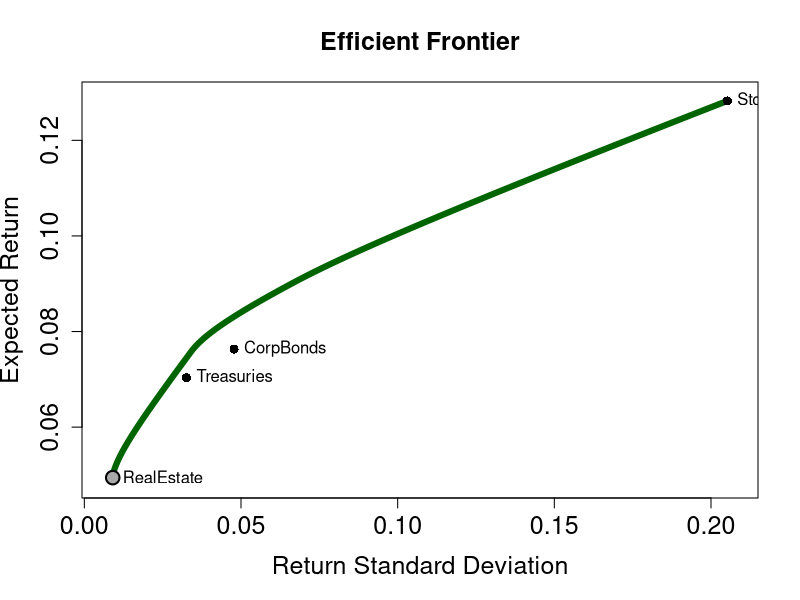
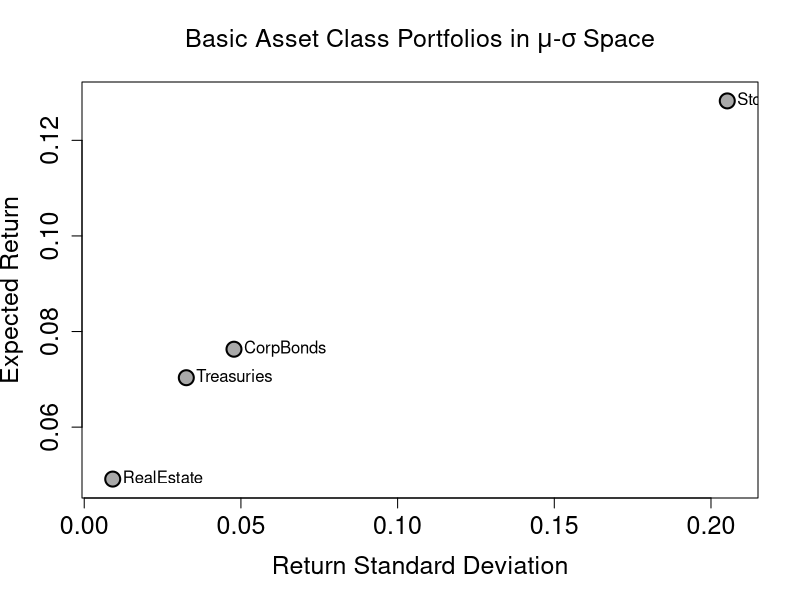
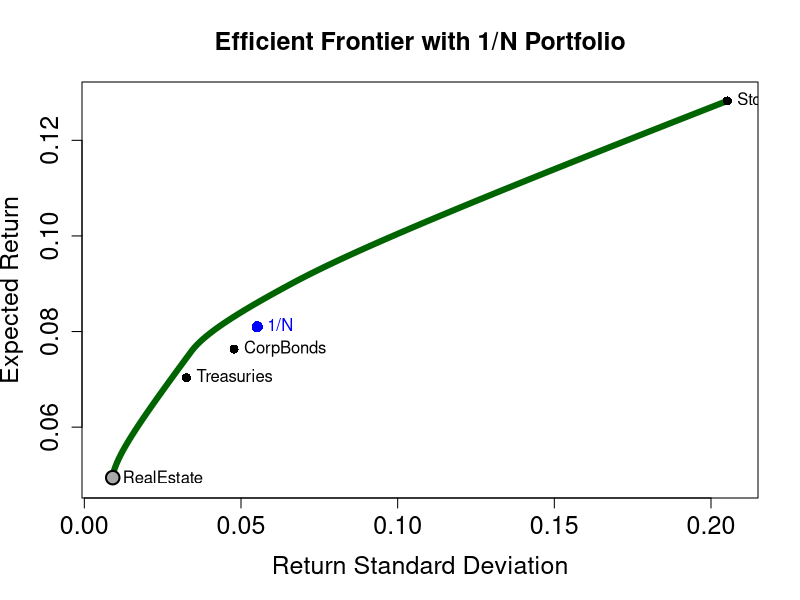

The R script that drew these images, in order: (Note: this script raises an error after producing the figures.)
library(quadprog)     # Load quadprog package

# Import & clean data (same as Ex. 1)
#-----------------------------------------------------------
# Save time series data from .csv file into a data frame
data <- read.csv2("Asset_Classes.csv", header = TRUE, stringsAsFactors = FALSE)

# Convert the first column of the data frame to date format
data$Date <- as.Date(data$Date, "%d.%m.%Y")

# Convert remaining columns to numerical format
for(i in 2:length(data[1,])){data[,i] <- as.numeric(data[,i])}

# Display head and check structure (str) of the data frame
head(data)
str(data)

# split now the data & use the hint i.e. by using the indices
# January 1993 - December 2002
train_data <- data[1:120, ]
# January 2003 - December 2012
test_data <- data[121:240, ]

#-----------------------------------------------------------
#-----------------------------------------------------------
# Markowitz model 

# expected returns, standard deviations, and the covariance matrix of the returns
# Number of risky assets: exclude Date and Rf
N <- ncol(train_data) - 2

# Create vector to store mean returns
MU <- rep(NA, N)

# Fill vector with monthly mean returns for each asset
for(i in 2:(ncol(train_data)-1)) {
  MU[i-1] <- mean(train_data[, i], na.rm = TRUE) * 12
}

# Covariance matrix of risky asset returns only
SIGMA <- cov(na.omit(train_data[, 2:(ncol(train_data)-1)])) * 12

# Variances and standard deviations
VAR <- diag(SIGMA)
SD <- sqrt(VAR)
#---------------------------
# preparation for the optimization
# Define number and type of constraints
n <- 2 + N   # Total number of constraints (2 basic + N short-sale constraints)
meq <- 2     # First "meq" constraints treated as equalities

# dvec set to zero (we specify the target function in terms of the variance only)
dvec <- rep(0,N)    

# Amat includes left-hand-side values of the constraints; see **slide 14**
Amat <- matrix(NA, N, n)    # Create matrix to store the constraints
Amat[,1] <- MU              # (i)   w1*mu1 + w2*mu2 = mup (find minimum variance for a given mean)
Amat[,2] <- rep(1, N)       # (ii)  SUM(w_i) = 1          (budget constraint) 
for(i in 1:N){              # (iii) w_i >= 0              (short-sale constraints)
  constraint <- rep(0,N)    # Create vector with N zeros
  constraint[i] <- 1        # Set 1 for the short-sale constraints (w*1), 0 for unconstrained frontier
  Amat[,i+2] <- constraint}

stepsize <- 0.0001                        # Stepsize for vector with fixed mean returns for optimization (first constraint)
mu_bar <- seq(min(MU),max(MU),stepsize)   # Fixed mean returns for optimization (first constraint) 
#mu_bar <- seq(0,1, stepsize)             # Use this for unconstrained frontier

#-----------------------------------------------------------
# Create objects to store efficient frontier
#-----------------------------------------------------------
w <- matrix(NA, N, length(mu_bar))        # Matrix for weights of efficient portfolios
# w[,1:10]                                # View first 10 columns of matrix w to see structure
mu <- rep(NA,length(mu_bar))              # Vector for means of efficient portfolios
sigma <- rep(NA,length(mu_bar))           # Vector for standard deviations of efficient portfolios
#-----------------------------------------------------------
#### Optimization for Efficient Frontier ####
# bvec = c(mu_bar[i], 1, rep(0,N))
# these contain the constrains from **page 14** of the lecture slides
#-----------------------------------------------------------
for(i in 1:length(mu_bar)) {
  w[,i] <- solve.QP(Dmat = SIGMA, 
                    dvec = dvec, 
                    Amat = Amat,
                    bvec = c(mu_bar[i], 1, rep(0,N)),
                    meq = meq)$solution
  mu[i] <- t(w[,i]) %*% MU
  sigma[i] <- sqrt(t(w[,i]) %*% SIGMA %*% w[,i])}


identical(mu,mu_bar)
#-----------------------------------------------------------^
# Find minimum variance portfolio
#-----------------------------------------------------------
# Look up the position of the smallest standard deviation 
# in the vector "sigma". This position index is stored as  
# scalar object "min_var"

min_var <- which.min(abs(min(sigma) - sigma)) 
#Alternative that finds closest value
#-----------------------------------------------------------
#########################################
# Plot the efficient frontier
#########################################
asset_names <- colnames(data)[2:(ncol(data)-1)]
eff <- mu >= mu[min_var]

x_all <- c(sigma[eff], SD)
y_all <- c(mu[eff], MU)

x_pad <- 0.05 * diff(range(x_all))
y_pad <- 0.05 * diff(range(y_all))

plot(sigma[eff], mu[eff], type = "l",
     lwd = 6,
     xlim = range(x_all) + c(-x_pad, x_pad),
     ylim = range(y_all) + c(-y_pad, y_pad),
     xaxs = "i", yaxs = "i", col = "darkgreen",
     main = "Efficient Frontier",
     xlab = "Return Standard Deviation", ylab = "Expected Return",
     cex.axis = 1.5, cex.lab = 1.5, cex.main = 1.5)

points(SD, MU, pch = 16, cex = 1.2, col = "black")
text(SD, MU, labels = asset_names, pos = 4, cex = 1)

points(sigma[min_var], mu[min_var],
       pch = 21, cex = 1.8, lwd = 2,
       col = "black", bg = "darkgrey")

#########################################
# Plot the 4 basic asset classes in the mu-sigma space
#########################################
asset_names <- colnames(train_data)[2:(ncol(train_data)-1)]

x_pad <- 0.05 * diff(range(SD))
y_pad <- 0.05 * diff(range(MU))

plot(SD, MU, type = "p",
     pch = 21, cex = 2, lwd = 2,
     col = "black", bg = "darkgrey",
     xlim = range(SD) + c(-x_pad, x_pad),
     ylim = range(MU) + c(-y_pad, y_pad),
     xaxs = "i", yaxs = "i",
     main = expression(paste("Basic Asset Class Portfolios in ", mu, "-", sigma, " Space")),
     xlab = "Return Standard Deviation", ylab = "Expected Return",
     cex.axis = 1.5, cex.lab = 1.5, cex.main = 1.5)

text(SD, MU, labels = asset_names, pos = 4, cex = 1)

#########################################
# 1/N Strategy
#########################################
# Monthly return vector of the equally weighted portfolio
ret_1N <- rowMeans(train_data[, 2:(ncol(train_data)-1)])

# Sample mean and sample standard deviation of historical monthly returns
mean_1N_monthly <- mean(ret_1N) 
mean_1N_annualized <- mean_1N_monthly * 12

sd_1N_monthly   <- sd(ret_1N)
sd_1N_annualized <- sqrt(12) * sd_1N_monthly 

idx_nearest_efficient_portfolio <- which.min(abs(sigma - sd_1N_annualized)) 
mu[idx_nearest_efficient_portfolio]
sigma[idx_nearest_efficient_portfolio]
w[, idx_nearest_efficient_portfolio]

#########################################
# Replot efficient frontier and add 1/N portfolio
#########################################

asset_names <- colnames(train_data)[2:(ncol(train_data)-1)]
eff <- mu >= mu[min_var]

x_all <- c(sigma[eff], SD, sd_1N_annualized)
y_all <- c(mu[eff], MU, mean_1N_annualized)

x_pad <- 0.05 * diff(range(x_all))
y_pad <- 0.05 * diff(range(y_all))

plot(sigma[eff], mu[eff], type = "l",
     lwd = 6,
     xlim = range(x_all) + c(-x_pad, x_pad),
     ylim = range(y_all) + c(-y_pad, y_pad),
     xaxs = "i", yaxs = "i", col = "darkgreen",
     main = "Efficient Frontier with 1/N Portfolio",
     xlab = "Return Standard Deviation", ylab = "Expected Return",
     cex.axis = 1.5, cex.lab = 1.5, cex.main = 1.5)

# Asset class portfolios
points(SD, MU, pch = 16, cex = 1.2, col = "black")
text(SD, MU, labels = asset_names, pos = 4, cex = 1)
# Minimum-variance portfolio
points(sigma[min_var], mu[min_var],
       pch = 21, cex = 1.8, lwd = 2,
       col = "black", bg = "darkgrey")
# --- --- ---
# 1/N portfolio
points(sd_1N_annualized, mean_1N_annualized,
       pch = 16, cex = 1.5, col = "blue")
text(sd_1N_annualized, mean_1N_annualized,
     labels = "1/N", pos = 4, cex = 1, col = "blue")
# --- --- --- 
# Efficient portfolio with same standard deviation as 1/N
points(sigma[idx_neareast_efficient_portfolio],
       mu[idx_neareast_efficient_portfolio],
       pch = 17, cex = 1.6, col = "red")
text(sigma[idx_neareast_efficient_portfolio],
     mu[idx_neareast_efficient_portfolio],
     labels = "Efficient portfolio", pos = 4, cex = 1, col = "red")
